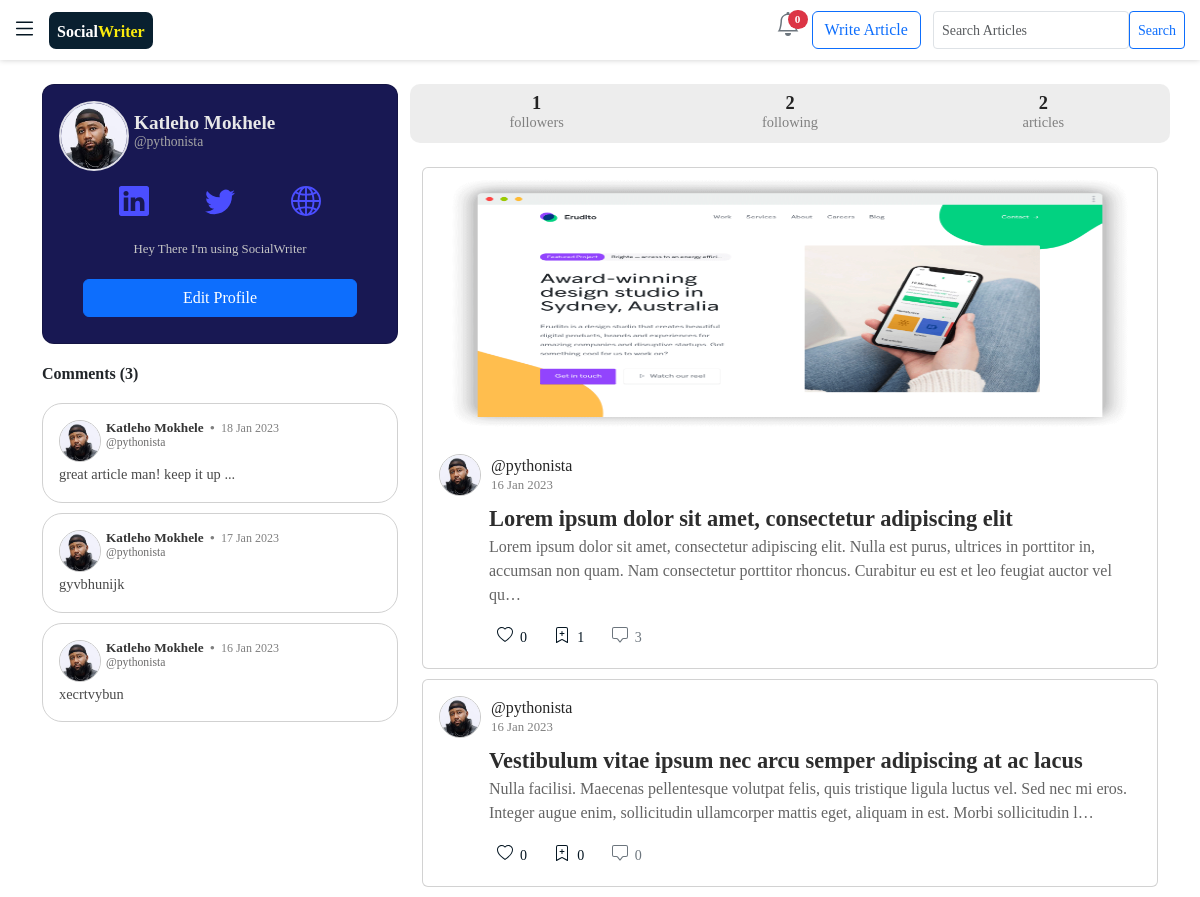
/profile_detail/1/ (signed in), run on an earlier commit of the app's database.
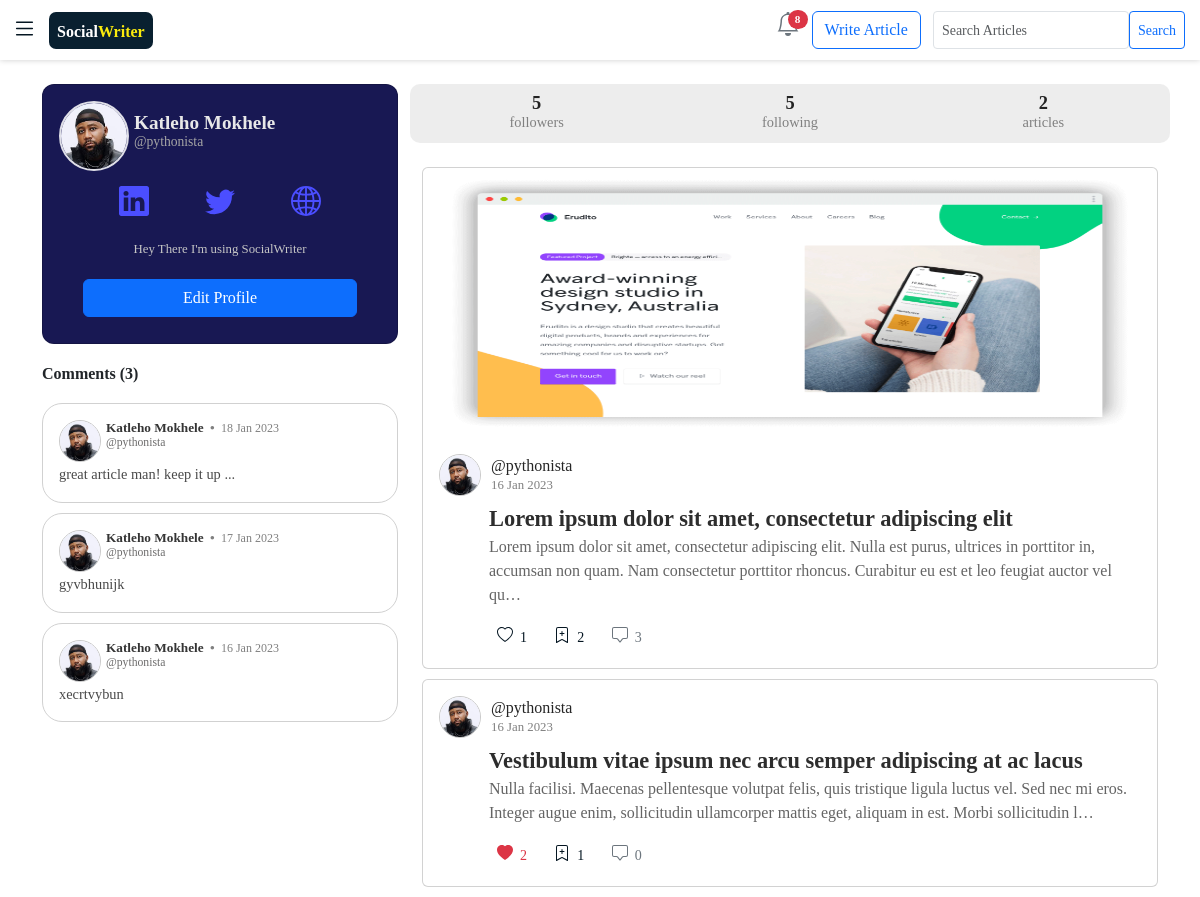
And on a later commit of the database.
### users/models.py (models this page shows, shortened)
class Profile(models.Model):
    name = models.OneToOneField(User, on_delete=models.CASCADE ,default=1 ) # this has the username inside
    bio = models.CharField(max_length=150,blank=True, default="Hey There I'm using SocialWriter ")
    avatar = models.ImageField(null=True, upload_to="blogyapp/images/profiles_img", default="default.jpg")
    following = models.ManyToManyField(User,related_name="following", blank=True)
    followers = models.IntegerField(default=0)
    date_created = models.DateTimeField(auto_now=True)
    liked_articles = models.ManyToManyField("blogyapp.Entry",related_name="liked_articles", blank=True)
    bookmarked_articles = models.ManyToManyField("blogyapp.Entry",related_name="bookmarked_articles", blank=True)
    twitter_link = models.URLField(blank=True, null=True)
    linkedin_link = models.URLField(blank=True, null=True)
    personal_link = models.URLField(blank=True, null=True)
    class Meta:
        ordering = ["-date_created"]
    def profiles_posts(self):
        return self.entry_set.all()

### blogyapp/models.py (models this page shows, shortened)
class Entry(models.Model):
    profile = models.ForeignKey(Profile, on_delete=models.CASCADE , blank=True , null=True) # Entry attached to a specific profile
    thumbnail = models.ImageField(upload_to="blogyapp/images/articles_img", blank=True , null=True)
    uploaded = models.BooleanField(default=False)
    entry_title = models.TextField()
    introduction = models.TextField()
    text = HTMLField()
    date_added = models.DateTimeField(auto_now_add=True)
    popularity = models.IntegerField(default=0)
    likes = models.IntegerField(default=0)  # number of likes for each Article
    bookmarks = models.IntegerField(default=0)  # number of bookmarks for each Article ...
    class Meta:
        verbose_name_plural = 'entries'

### blogyapp/views.py (the view)
# urls.py: path('profile_detail/<int:profile_id>/', views.profile_detail, name='profile_detail'),
@login_required
def profile_detail(request,profile_id):
    profile =Profile.objects.get(id=profile_id) #Profile of a specific user
    profile_comments = Comments.objects.filter(profile = profile).order_by("-date_created")
    profile_posts = profile.profiles_posts()
    my_profile = Profile.objects.get(name =request.user)
    followings = my_profile.following.all()  # people that the logged in user follows
    context ={"profile":profile,
              "followings":followings,
              "profile_posts":profile_posts,
              "profile_comments":profile_comments,
              "my_profile":my_profile,
              }
    return render(request , "blogyapp/profile_detail.html" , context )

### blogyapp/context_processors.py (called while the page is built)
def process_notifications(request):
    try:
        notifications_url = request.META["HTTP_REFERER"]
        notifications = Notification.objects.filter( Q(entry__profile__name = request.user) | Q(profile__name = request.user) )
        if notifications_url == "http://127.0.0.1:8000/notifications/" or notifications_url == "http://socialwriter.pythonanywhere.com/notifications/" or notifications_url == "https://socialwriter.pythonanywhere.com/notifications/":
            for i in notifications:
                if i.notification_viewed == False:
                    i.notification_viewed = True
                    i.save(update_fields=["notification_viewed"])
                    i.save()
        return {}
    except:
        return {}

### blogyapp/templatetags/read-time.py (called while the page is built)
def read(html):
    return readtime.of_html(html)

### blogyapp/templates/blogyapp/profile_detail.html (shortened to what the changed rows need)
{% extends 'blogyapp/base.html' %}
  {% load bootstrap5 %}
  {% load static %}
  {% load read-time %}
{% block content %}
<div class="container-fluid" style="width: 95%;">
<br>
    <div class="row">
        <div class="col-md-4 " >
            <div class="card card-body" style="background-color:rgb(24, 24, 83);border-radius: 12px !important;margin-bottom: 20px;">
                <div class="d-flex " style="margin-bottom: 5px;">
                    <img class="avatar" src="{{profile.avatar.url}}">
                    <span style="font-size: 0.9rem;font-weight: 600;margin-left: 5px;padding-top:10px;">
                        <h6 style="margin-bottom: 0cm;margin-top: 0cm;font-size: 1.2rem;color: rgb(232, 232, 232);font-weight: 600;" >{{profile.name.get_full_name}}</h6>
                        <h6 style="margin-bottom: 0cm;margin-top: 0cm;font-size: 0.85rem;color: rgb(166, 166, 166);"> @{{profile.name}} </h6>
                    </span>
                </div>
                <center>
                    <div class="container-fluid" style="width: 80%;margin-top: 10px;">
                        <center>
                       </center>
                       <br>
                    </div>
                    <p style="color: rgb(198, 198, 198);font-size: 0.8rem; margin-bottom: 20px;">
                        {{profile.bio}}
                    </p>
                    <form action="{% url 'blogyapp:follow_unfollow' profile.id %}" method="post" style="margin-bottom: 10px;" >
                        <div class="row" style="width: 85%;">
                        </div>
                    </form>
                </center>
            </div>
        </div>
        <div class="col-md-8"  >
            <center>
            <div class="row" style=" background-color: rgba(232, 232, 232, 0.755);border-radius: 10px;" >
                    <div style="margin: 8px 0px 4px 0px;" class="col-4">
                        <h5 style="font-weight: 700;font-size:1.15rem; margin:0cm;color:rgb(35, 35, 35) ">{{profile.followers}}</h5>
                        <h6 style="color: gray;font-size:0.9rem" >followers</h6>
                    </div>
                    <div style="margin: 8px 0px 4px 0px;" class="col-4">
                        <h5 style="font-weight: 700;font-size:1.15rem; margin:0cm;color:rgb(35, 35, 35) ">{{profile.following.all.count}}</h5>
                        <h6 style="color: gray;font-size:0.9rem" >following</h6>
                    </div>
                   <div style="margin: 8px 0px 4px 0px;" class="col-4">
                        <h5 style="font-weight: 700;font-size:1.15rem; margin:0cm;color:rgb(35, 35, 35) ">{{profile_posts.count}}</h5>
                        <h6 style="color: gray;font-size:0.9rem" >articles</h6>
                    </div>
            </div>
        </center>
        <br>
            {% for entry in profile_posts %}
            {% if entry.uploaded == True %}
            <div id="{{entry.id}}" class="card " style="margin-bottom: 10px;">
              {% if forloop.counter == 1 or forloop.counter == 5 or forloop.counter == 15 %}
                <img style="width: 100%;height: 270px;" class="card-img-top" src="{{entry.thumbnail.url}}" alt="">
              {% endif %}
              <div class="card-body">
               <a class="d-flex"  style="text-decoration: none;" href="{% url 'blogyapp:profile_detail' entry.profile.id %}">
                 <img class="avatar-home" src="{{entry.profile.avatar.url}}">
                  <span style="color: rgb(38, 38, 38);margin-left: 10px;">
                     @{{entry.profile.name}}
                     <h6 style="color: gray;font-size: 0.8rem;"> {{entry.date_added|date:"d M Y"}}</h6>
                    </span>
               </a>
                <div id="posts_margin" style="margin-left: 50px;margin-right: 10px">
                  <a id="post_title" href="{% url 'blogyapp:read' entry.id %}" style="font-weight: 700;font-size:1.4rem;color: rgb(45, 45, 45);text-decoration: none;">  {{entry.entry_title}} </a>
                  <p class="d-none d-sm-block" style="color: rgb(100, 100, 100);size: 0.9rem;">
                    {{entry.introduction|truncatechars:200}}
                  </p>
                  <div class="d-flex" style="width: 100%;">
                    <div class="like" style="margin-right:0.3cm">
                        <form class="d-flex " action="{% url 'blogyapp:like_unlike' entry.id %}" method='post'>
                            {% if entry in my_profile.liked_articles.all %}
                            <button  class="btn btn-outline-danger btn-sm position-relative" name="submit" style="border: none;" >
                              <div class="d-flex">
                                <svg xmlns="http://www.w3.org/2000/svg" width="16" height="16" fill="currentColor" class="bi bi-heart-fill" viewBox="0 0 16 16">
                                    <path fill-rule="evenodd" d="M8 1.314C12.438-3.248 23.534 4.735 8 15-7.534 4.736 3.562-3.248 8 1.314z"/>
                                  </svg>
                                  <span style="font-weight: 500;">
                                   &nbsp;&nbsp;{{entry.likes}}
                                  </span>
                                </div>
                            </button>
                            {% else %}
                            <button style= "color: #051622;border: none;" class="btn btn-outline-secondary btn-sm position-relative" name="submit">
                              <div class="d-flex">
                            <span style="font-weight: 500;">
                              &nbsp;&nbsp;{{entry.likes}}
                            </span>
                          </div>
                          </button>
                            {% endif %}
                        </form>
                    </div>
                    <div class="bookmark"  style="margin-right:0.3cm">
                      <form action="{% url 'blogyapp:bookmark' entry.id %}" method='post'>
                          {% if entry in my_profile.bookmarked_articles.all %}
                          <button class="btn btn-outline-success btn-sm position-relative" name="submit" style="border: none;">
                            <div class="d-flex">
                            <svg xmlns="http://www.w3.org/2000/svg" width="16" height="16" fill="currentColor" class="bi bi-bookmark-plus-fill" viewBox="0 0 16 16">
                                <path fill-rule="evenodd" d="M2 15.5V2a2 2 0 0 1 2-2h8a2 2 0 0 1 2 2v13.5a.5.5 0 0 1-.74.439L8 13.069l-5.26 2.87A.5.5 0 0 1 2 15.5zm6.5-11a.5.5 0 0 0-1 0V6H6a.5.5 0 0 0 0 1h1.5v1.5a.5.5 0 0 0 1 0V7H10a.5.5 0 0 0 0-1H8.5V4.5z"/>
                            </svg>
                              <span style="font-weight: 500;">
                              &nbsp;&nbsp;{{entry.bookmarks}}
                              </span>
                            </div>
                        </button>
                          {% else %}
                          <button style= "color: #051622;border: none;" class="btn btn-outline-secondary btn-sm position-relative" name="submit">
                            <div class="d-flex">
                              <span  style="font-weight: 500;">
                                &nbsp;&nbsp;{{entry.bookmarks}}
                              </span>
                            </div>
                        </button>
                          {% endif %}
                      </form>
                    </div>
                    <div  id="comments" style="margin-right:0cm">
                      <a href="{% url 'blogyapp:read' entry.id %}#comments" class="btn btn-outline-secondary btn-sm position-relative" name="submit" style="border: none;">
                        <div class="d-flex">
                          <span style="font-weight: 500;">
                           &nbsp;&nbsp;{{entry.entry.count}}
                          </span>
                        </div>
                        </a>
                    </div>
                    <div style="width: 100% !important;" class="container-fluid d-flex justify-content-end" >
                    </div>
                </div>
                </div>
              </div>
            </div>
            {% endif %}
          {% endfor %}
        </div>
    </div>
</div>
{% endblock content %}

What changed in the data, as far as the page shows it:
changed Profile "Hey There I'm using SocialWriter": followers "1" → "5"; following.all.count "2" → "5"
changed Entry "Lorem ipsum dolor sit amet, consectetur adipiscing elit": likes "0" → "1"; bookmarks "1" → "2"
changed Entry "Vestibulum vitae ipsum nec arcu semper adipiscing at ac lacus": bookmarks "0" → "1"; likes "0" → "2"
Also different on the page:
{{ all_notifications.count }}: "0" → "8"
